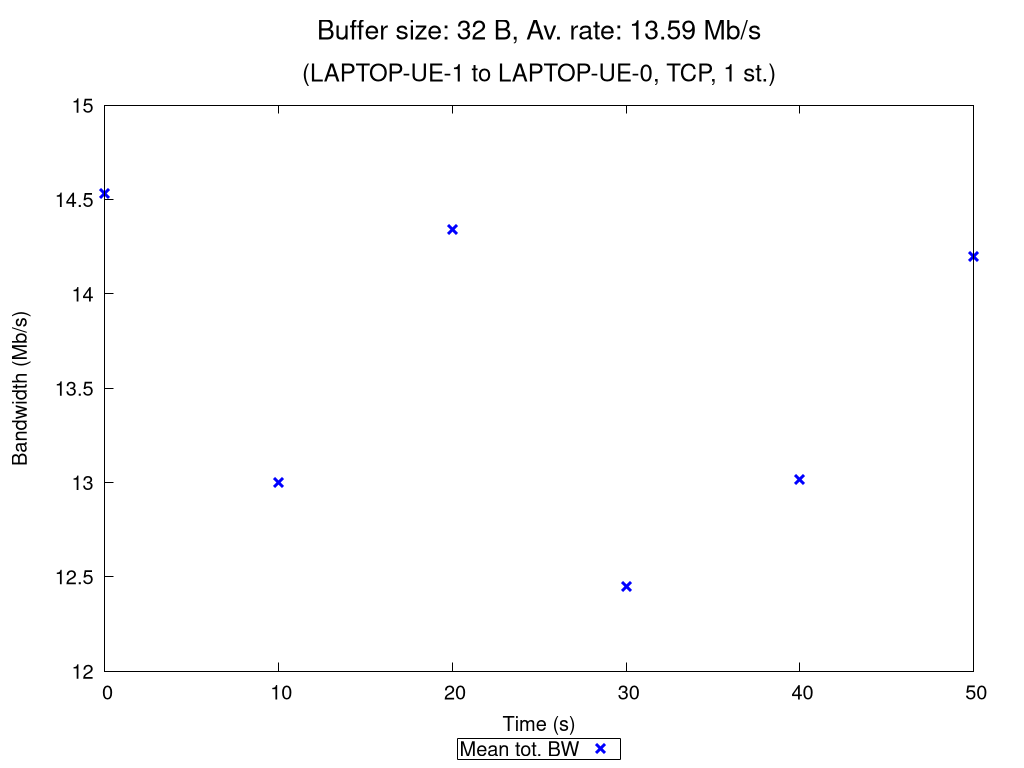

Source code (gnuplot):
set terminal pngcairo nocrop enhanced size 1024,768 font "Verdana,15"
set output "TCP_1_st_2020_10_06_18-56-00_one2two_00032B.png"

set title "{/=20 Buffer size: 32 B, Av. rate: 13.59 Mb/s}\n\n{/=18 (LAPTOP-UE-1 to LAPTOP-UE-0, TCP, 1 st.)}"

set xlabel "Time (s)"
set ylabel "Bandwidth (Mb/s)"
set ytics nomirror
set key bmargin center horizontal box samplen 1 width -1
set bmargin 4.6
set rmargin 4.5

rf = 1000000.0  # rate factor
set style fill transparent solid 0.2 noborder
set autoscale xfix
plot "TCP_1_st_2020_10_06_18-56-00_one2two_00032B_iperf_processed.dat" using 1:($2/rf-$3/rf):($2/rf+$3/rf) with filledcurves lc rgb "blue" notitle, \
     "" using 1:($2/rf) with points pt 2 ps 1.5 lw 3 lc rgb "blue" title "Mean tot. BW", \
